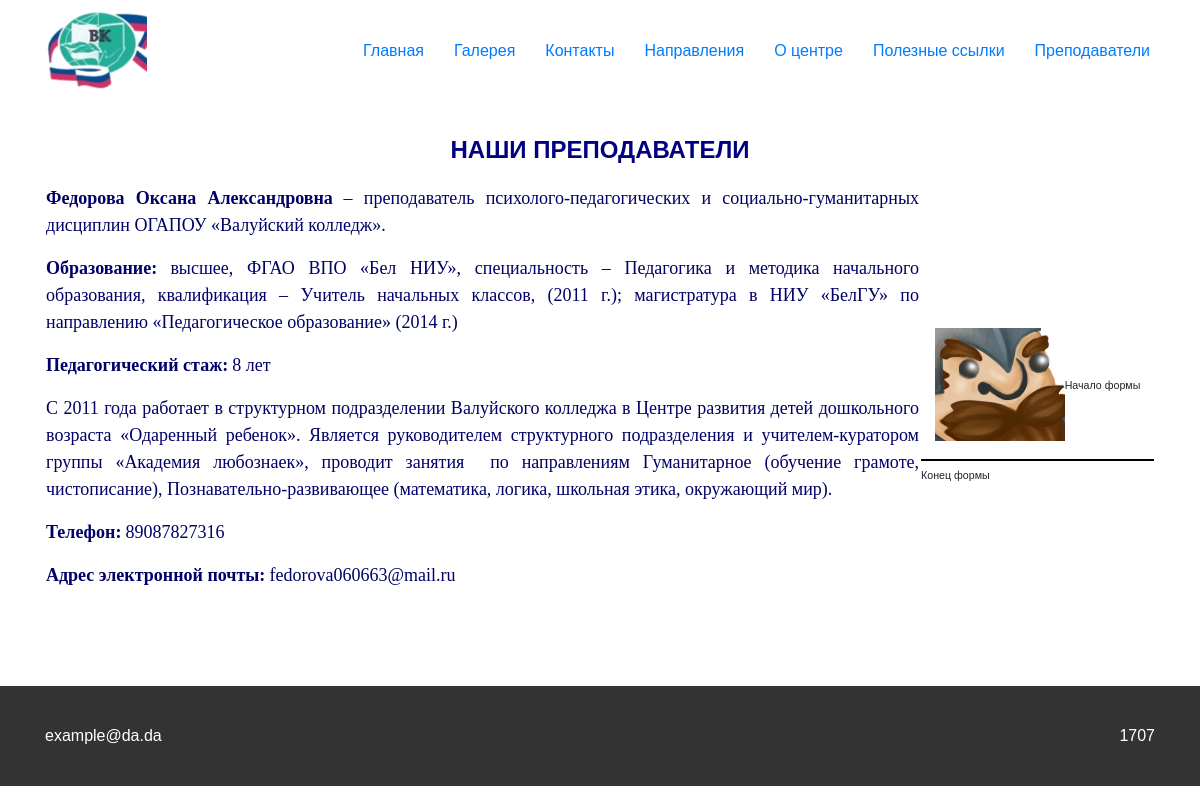
The page /info/Контакты/ on the database its author committed.
### main/models.py (models this page shows, shortened)
class InfoPages(models.Model):
    name = models.CharField('название страницы', max_length=40, unique=True)
    content = models.TextField('текст страницы')

class GeneralInfo(models.Model):
    contact_email = models.CharField('имейл, который будет показываться на каждой странице сайта', max_length=50)
    contact_phone = models.CharField('номер телефона, который будет показываться на каждой странице сайта', max_length=50)
    class Meta:
        verbose_name = "общая информация"
        verbose_name_plural = "общая информация"

### main/views.py (the view)
# urls.py: path('info/<str:page_name>/', views.AboutView.as_view()),
class AboutView(View):
    def get(self, request, page_name):
        page = InfoPages.objects.get(name=page_name)
        return render(request, 'about.html', {'page': page})

### main/context_processor.py (called while the page is built)
def extras(request):
    general = GeneralInfo.objects.get(id=1)
    info_pages = InfoPages.objects.values('name')
    return {'general': general, 'info_pages': info_pages}

### templates/about.html
{% extends 'base.html' %}
{% block content %}
    <div class="container">
    {{ page.content|safe }}
    </div>
{% endblock content %}

### templates/include/footer.html
<footer class="footer">
        <div class="container footer__container">
            <div class="email">
                {{ general.contact_email }}
            </div>
            <div class="tel">
                {{ general.contact_phone }}
            </div>
        </div>
    </footer>

### static/css/style.css (style rules this page uses)
body { font-family: 'PT Sans', sans-serif; }
*, *::before, *::after { -webkit-box-sizing: border-box; box-sizing: border-box; }
.footer { background-color: #333333; }
.footer__container { display: -webkit-box; display: -ms-flexbox; display: flex; -webkit-box-pack: justify; -ms-flex-pack: justify; justify-content: space-between; -webkit-box-align: center; -ms-flex-align: center; align-items: center; color: #fff; min-height: 100px; }

### rows shown on the page
InfoPages: content "НАШИ ПРЕПОДАВАТЕЛИ Федорова Оксана Александровна – преподаватель психолого-педагогических и социально-гуманитарных дисциплин ОГАПОУ «Валуйский колледж». Образование: высшее, ФГАО ВПО «Бел НИУ», специальность – Педагогика и методика начального образования, квалификация – Учитель начальных классов, (2011 г.); магистратура в НИУ «БелГУ» по направлению «Педагогическое образование» (2014 г.) Педагогический стаж: 8 лет С 2011 года работает в структурном подразделении Валуйского колледжа в Центре развития детей дошкольного возраста «Одаренный ребенок». Является руководителем структурного подразделения и учителем-куратором группы «Академия любознаек», проводит занятия по направлениям Гуманитарное…", content (picture)
GeneralInfo: contact_email "example@da.da", contact_phone "1707"

### other values the page prints
{{ i.name }} "Контакты" "Направления" "О центре" "Полезные ссылки" "Преподаватели"
